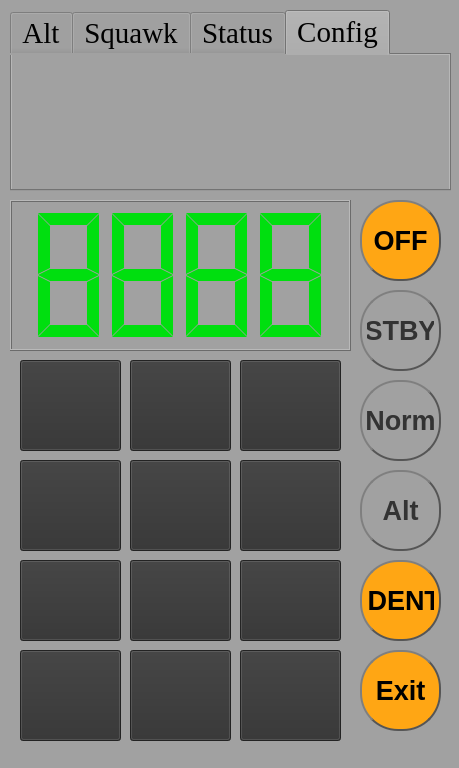
<?xml version="1.0" encoding="UTF-8"?>
<ui version="4.0">
 <class>MainWindow</class>
 <widget class="QMainWindow" name="MainWindow">
  <property name="geometry">
   <rect>
    <x>0</x>
    <y>0</y>
    <width>459</width>
    <height>768</height>
   </rect>
  </property>
  <property name="sizePolicy">
   <sizepolicy hsizetype="Fixed" vsizetype="Fixed">
    <horstretch>0</horstretch>
    <verstretch>0</verstretch>
   </sizepolicy>
  </property>
  <property name="minimumSize">
   <size>
    <width>10</width>
    <height>768</height>
   </size>
  </property>
  <property name="maximumSize">
   <size>
    <width>1024</width>
    <height>768</height>
   </size>
  </property>
  <property name="windowTitle">
   <string>MainWindow</string>
  </property>
  <property name="styleSheet">
   <string notr="true">background-color: rgb(161, 161, 161);</string>
  </property>
  <property name="unifiedTitleAndToolBarOnMac">
   <bool>false</bool>
  </property>
  <widget class="QWidget" name="centralwidget">
   <widget class="QPushButton" name="pushButton">
    <property name="geometry">
     <rect>
      <x>20</x>
      <y>360</y>
      <width>101</width>
      <height>91</height>
     </rect>
    </property>
    <property name="styleSheet">
     <string notr="true">image: url(:/one.png);
background-image: url(:/one.png);
background-color: rgb(49, 49, 49);
</string>
    </property>
    <property name="text">
     <string/>
    </property>
   </widget>
   <widget class="QPushButton" name="pushButton_2">
    <property name="geometry">
     <rect>
      <x>130</x>
      <y>360</y>
      <width>101</width>
      <height>91</height>
     </rect>
    </property>
    <property name="styleSheet">
     <string notr="true">image: url(:/two.png);
background-image: url(:/two.png);
background-color: rgb(49, 49, 49);
</string>
    </property>
    <property name="text">
     <string/>
    </property>
   </widget>
   <widget class="QPushButton" name="pushButton_3">
    <property name="geometry">
     <rect>
      <x>240</x>
      <y>360</y>
      <width>101</width>
      <height>91</height>
     </rect>
    </property>
    <property name="styleSheet">
     <string notr="true">image: url(:/tree.png);
background-image: url(:/two.png);
background-color: rgb(49, 49, 49);
</string>
    </property>
    <property name="text">
     <string/>
    </property>
   </widget>
   <widget class="QPushButton" name="pushButton_4">
    <property name="geometry">
     <rect>
      <x>20</x>
      <y>460</y>
      <width>101</width>
      <height>91</height>
     </rect>
    </property>
    <property name="styleSheet">
     <string notr="true">image: url(:/fore.png);
background-image: url(:/one.png);
background-color: rgb(49, 49, 49);
</string>
    </property>
    <property name="text">
     <string/>
    </property>
   </widget>
   <widget class="QPushButton" name="pushButton_5">
    <property name="geometry">
     <rect>
      <x>130</x>
      <y>460</y>
      <width>101</width>
      <height>91</height>
     </rect>
    </property>
    <property name="styleSheet">
     <string notr="true">image: url(:/five.png);
background-image: url(:/one.png);
background-color: rgb(49, 49, 49);
</string>
    </property>
    <property name="text">
     <string/>
    </property>
   </widget>
   <widget class="QPushButton" name="pushButton_6">
    <property name="geometry">
     <rect>
      <x>240</x>
      <y>460</y>
      <width>101</width>
      <height>91</height>
     </rect>
    </property>
    <property name="styleSheet">
     <string notr="true">image: url(:/six.png);
background-image: url(:/one.png);
background-color: rgb(49, 49, 49);
</string>
    </property>
    <property name="text">
     <string/>
    </property>
   </widget>
   <widget class="QPushButton" name="pushButton_7">
    <property name="geometry">
     <rect>
      <x>20</x>
      <y>560</y>
      <width>101</width>
      <height>81</height>
     </rect>
    </property>
    <property name="styleSheet">
     <string notr="true">image: url(:/seven.png);
background-image: url(:/one.png);
background-color: rgb(49, 49, 49);
</string>
    </property>
    <property name="text">
     <string/>
    </property>
   </widget>
   <widget class="QPushButton" name="pushButton_8">
    <property name="geometry">
     <rect>
      <x>130</x>
      <y>560</y>
      <width>101</width>
      <height>81</height>
     </rect>
    </property>
    <property name="styleSheet">
     <string notr="true">image: url(:/eight.png);
background-image: url(:/one.png);
background-color: rgb(49, 49, 49);
</string>
    </property>
    <property name="text">
     <string/>
    </property>
   </widget>
   <widget class="QPushButton" name="pushButton_9">
    <property name="geometry">
     <rect>
      <x>240</x>
      <y>560</y>
      <width>101</width>
      <height>81</height>
     </rect>
    </property>
    <property name="styleSheet">
     <string notr="true">image: url(:/nine.png);
background-image: url(:/one.png);
background-color: rgb(49, 49, 49);
</string>
    </property>
    <property name="text">
     <string/>
    </property>
   </widget>
   <widget class="QPushButton" name="pushButton_off">
    <property name="geometry">
     <rect>
      <x>360</x>
      <y>200</y>
      <width>81</width>
      <height>81</height>
     </rect>
    </property>
    <property name="font">
     <font>
      <pointsize>20</pointsize>
      <bold>true</bold>
     </font>
    </property>
    <property name="styleSheet">
     <string notr="true">QPushButton {
background-color: rgb(255, 166, 20);
border: 2px solid #555;
border-radius: 38px;
border-style: outset;
background: qradialgradient(
cx: 0.5, cy: -0.4, fx: 0.3, fy: -0.3,
radius: 1.35, stop: 0 #fff, stop: 1 #561
);
padding: 5px;
}

</string>
    </property>
    <property name="text">
     <string>OFF</string>
    </property>
   </widget>
   <widget class="QPushButton" name="pushButton_stby">
    <property name="geometry">
     <rect>
      <x>360</x>
      <y>290</y>
      <width>81</width>
      <height>81</height>
     </rect>
    </property>
    <property name="font">
     <font>
      <pointsize>20</pointsize>
      <bold>true</bold>
     </font>
    </property>
    <property name="styleSheet">
     <string notr="true">QPushButton {
color: #333;
border: 2px solid #555;
border-radius: 38px;
border-style: outset;
background: qradialgradient(
cx: 0.3, cy: -0.4, fx: 0.3, fy: -0.4,
radius: 1.35, stop: 0 #fff, stop: 1 #888
);
padding: 5px;
}


</string>
    </property>
    <property name="text">
     <string>STBY</string>
    </property>
   </widget>
   <widget class="QPushButton" name="pushButton_norm">
    <property name="geometry">
     <rect>
      <x>360</x>
      <y>380</y>
      <width>81</width>
      <height>81</height>
     </rect>
    </property>
    <property name="font">
     <font>
      <pointsize>20</pointsize>
      <bold>true</bold>
     </font>
    </property>
    <property name="styleSheet">
     <string notr="true">QPushButton {
color: #333;
border: 2px solid #555;
border-radius: 38px;
border-style: outset;
background: qradialgradient(
cx: 0.3, cy: -0.4, fx: 0.3, fy: -0.4,
radius: 1.35, stop: 0 #fff, stop: 1 #888
);
padding: 5px;
}

</string>
    </property>
    <property name="text">
     <string>Norm</string>
    </property>
   </widget>
   <widget class="QPushButton" name="pushButton_alt">
    <property name="geometry">
     <rect>
      <x>360</x>
      <y>470</y>
      <width>81</width>
      <height>81</height>
     </rect>
    </property>
    <property name="font">
     <font>
      <pointsize>20</pointsize>
      <bold>true</bold>
     </font>
    </property>
    <property name="styleSheet">
     <string notr="true">QPushButton {
color: #333;
border: 2px solid #555;
border-radius: 38px;
border-style: outset;
background: qradialgradient(
cx: 0.3, cy: -0.4, fx: 0.3, fy: -0.4,
radius: 1.35, stop: 0 #fff, stop: 1 #888
);
padding: 5px;
}


</string>
    </property>
    <property name="text">
     <string>Alt</string>
    </property>
   </widget>
   <widget class="QLCDNumber" name="lcdNumber">
    <property name="geometry">
     <rect>
      <x>10</x>
      <y>200</y>
      <width>341</width>
      <height>151</height>
     </rect>
    </property>
    <property name="font">
     <font>
      <bold>true</bold>
     </font>
    </property>
    <property name="styleSheet">
     <string notr="true">color: rgb(0, 223, 15);</string>
    </property>
    <property name="digitCount">
     <number>4</number>
    </property>
    <property name="segmentStyle">
     <enum>QLCDNumber::SegmentStyle::Flat</enum>
    </property>
    <property name="intValue" stdset="0">
     <number>8888</number>
    </property>
   </widget>
   <widget class="QPushButton" name="pushButton_16">
    <property name="geometry">
     <rect>
      <x>20</x>
      <y>650</y>
      <width>101</width>
      <height>91</height>
     </rect>
    </property>
    <property name="styleSheet">
     <string notr="true">image: url(:/enter.png);
background-image: url(:/one.png);
background-color: rgb(49, 49, 49);
</string>
    </property>
    <property name="text">
     <string/>
    </property>
   </widget>
   <widget class="QPushButton" name="pushButton_17">
    <property name="geometry">
     <rect>
      <x>130</x>
      <y>650</y>
      <width>101</width>
      <height>91</height>
     </rect>
    </property>
    <property name="styleSheet">
     <string notr="true">image: url(:/zero.png);
background-image: url(:/one.png);
background-color: rgb(49, 49, 49);
</string>
    </property>
    <property name="text">
     <string/>
    </property>
   </widget>
   <widget class="QPushButton" name="pushButton_18">
    <property name="geometry">
     <rect>
      <x>240</x>
      <y>650</y>
      <width>101</width>
      <height>91</height>
     </rect>
    </property>
    <property name="styleSheet">
     <string notr="true">image: url(:/del.png);
background-image: url(:/one.png);
background-color: rgb(49, 49, 49);
</string>
    </property>
    <property name="text">
     <string/>
    </property>
   </widget>
   <widget class="QPushButton" name="pushButton_19">
    <property name="geometry">
     <rect>
      <x>360</x>
      <y>650</y>
      <width>81</width>
      <height>81</height>
     </rect>
    </property>
    <property name="font">
     <font>
      <pointsize>20</pointsize>
      <bold>true</bold>
     </font>
    </property>
    <property name="styleSheet">
     <string notr="true">QPushButton {
background-color: rgb(255, 166, 20);
border: 2px solid #555;
border-radius: 38px;
border-style: outset;
background: qradialgradient(
cx: 0.5, cy: -0.4, fx: 0.3, fy: -0.4,
radius: 1.35, stop: 0 #fff, stop: 1 #557
);
padding: 5px;
}

</string>
    </property>
    <property name="text">
     <string>Exit</string>
    </property>
   </widget>
   <widget class="QPushButton" name="pushButton_Ident">
    <property name="geometry">
     <rect>
      <x>360</x>
      <y>560</y>
      <width>81</width>
      <height>81</height>
     </rect>
    </property>
    <property name="font">
     <font>
      <pointsize>20</pointsize>
      <bold>true</bold>
     </font>
    </property>
    <property name="styleSheet">
     <string notr="true">QPushButton {
background-color: rgb(255, 166, 20);
border: 2px solid #555;
border-radius: 38px;
border-style: outset;
background: qradialgradient(
cx: 0.5, cy: -0.4, fx: 0.3, fy: -0.3,
radius: 1.35, stop: 0 #fff, stop: 1 #561
);
padding: 5px;
}


</string>
    </property>
    <property name="text">
     <string>IDENT</string>
    </property>
   </widget>
   <widget class="QTabWidget" name="tabWidget">
    <property name="geometry">
     <rect>
      <x>10</x>
      <y>10</y>
      <width>441</width>
      <height>181</height>
     </rect>
    </property>
    <property name="font">
     <font>
      <family>Times New Roman</family>
      <pointsize>22</pointsize>
     </font>
    </property>
    <property name="currentIndex">
     <number>3</number>
    </property>
    <widget class="QWidget" name="tab">
     <attribute name="title">
      <string>Alt</string>
     </attribute>
     <widget class="QLabel" name="label_2">
      <property name="geometry">
       <rect>
        <x>310</x>
        <y>80</y>
        <width>121</width>
        <height>41</height>
       </rect>
      </property>
      <property name="font">
       <font>
        <pointsize>40</pointsize>
       </font>
      </property>
      <property name="text">
       <string>Alt. ft.</string>
      </property>
     </widget>
     <widget class="QLCDNumber" name="lcdNumber_3">
      <property name="geometry">
       <rect>
        <x>20</x>
        <y>0</y>
        <width>281</width>
        <height>141</height>
       </rect>
      </property>
      <property name="styleSheet">
       <string notr="true">color: rgb(13, 255, 252);</string>
      </property>
      <property name="smallDecimalPoint">
       <bool>false</bool>
      </property>
      <property name="digitCount">
       <number>5</number>
      </property>
      <property name="segmentStyle">
       <enum>QLCDNumber::SegmentStyle::Flat</enum>
      </property>
      <property name="intValue" stdset="0">
       <number>88888</number>
      </property>
     </widget>
    </widget>
    <widget class="QWidget" name="tab_4">
     <attribute name="title">
      <string>Squawk</string>
     </attribute>
     <widget class="QLCDNumber" name="lcdNumber_2">
      <property name="geometry">
       <rect>
        <x>10</x>
        <y>10</y>
        <width>271</width>
        <height>131</height>
       </rect>
      </property>
      <property name="font">
       <font>
        <italic>true</italic>
       </font>
      </property>
      <property name="styleSheet">
       <string notr="true">color: rgb(255, 243, 58);</string>
      </property>
      <property name="digitCount">
       <number>4</number>
      </property>
      <property name="segmentStyle">
       <enum>QLCDNumber::SegmentStyle::Flat</enum>
      </property>
      <property name="intValue" stdset="0">
       <number>8888</number>
      </property>
     </widget>
     <widget class="QLabel" name="label">
      <property name="geometry">
       <rect>
        <x>290</x>
        <y>90</y>
        <width>81</width>
        <height>51</height>
       </rect>
      </property>
      <property name="font">
       <font>
        <pointsize>40</pointsize>
       </font>
      </property>
      <property name="text">
       <string>Next</string>
      </property>
     </widget>
    </widget>
    <widget class="QWidget" name="tab_2">
     <attribute name="title">
      <string>Status</string>
     </attribute>
     <widget class="QPlainTextEdit" name="plainTextEdit">
      <property name="geometry">
       <rect>
        <x>20</x>
        <y>0</y>
        <width>411</width>
        <height>141</height>
       </rect>
      </property>
      <property name="plainText">
       <string>Status display...</string>
      </property>
     </widget>
    </widget>
    <widget class="QWidget" name="tab_3">
     <attribute name="title">
      <string>Config</string>
     </attribute>
    </widget>
   </widget>
  </widget>
  <widget class="QStatusBar" name="statusbar">
   <property name="sizeGripEnabled">
    <bool>true</bool>
   </property>
  </widget>
 </widget>
 <resources/>
 <connections/>
</ui>
